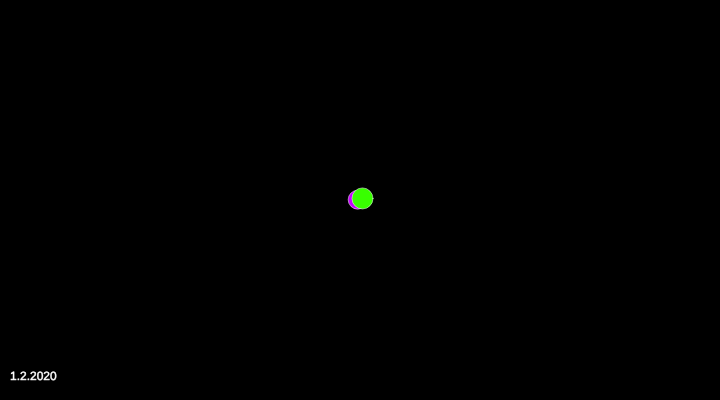
Frame 1 (no input)
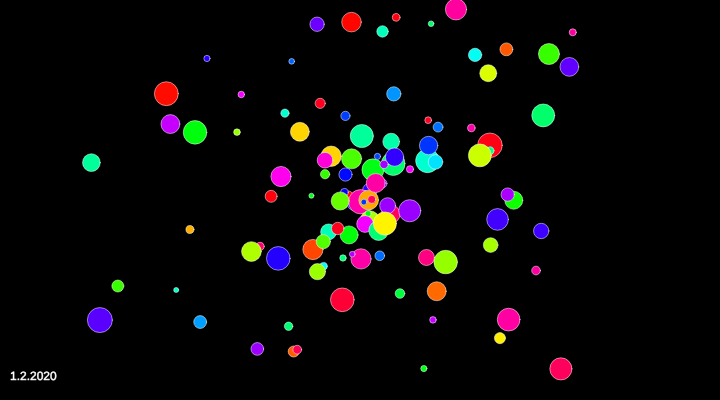
Frame 60 (no input)
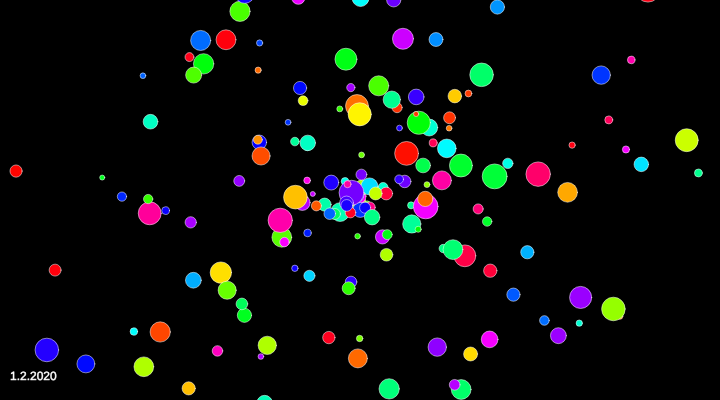
Frame 120 (the mouse pressed at the canvas centre since frame 60)

The p5.js sketch that drew these frames (run headless with seeded random() and noise() and a simulated clock; from frame 60 on, the mouse is pressed at the canvas centre):

// p5.js sketch
// ── sketch.js
//Based off the particle system example on p5.js

let system;

function setup() {
  createCanvas(720, 400);
  system = new ParticleSystem(createVector(width/2, height/2));
  colorMode(HSB);
}

function draw() {
  background(0);
  system.addParticle();
  system.addParticle();
  system.run();
  fill(255);
  text("1.2.2020", 10, height - 20);
}

// A simple Particle class
let Particle = function(position) {
  this.acceleration = createVector(random(-0.05, 0.05), random(-0.05, 0.05));
  this.velocity = createVector(random(-5, 5), random(-5, 5));
  this.position = position.copy();
  this.lifespan = 255;
  this.size = random(5, 25);
  this.hue = random(360);
};

Particle.prototype.run = function() {
  this.update();
  this.display();
};

// Method to update position
Particle.prototype.update = function(){
  this.velocity.add(this.acceleration);
  this.position.add(this.velocity);
  this.lifespan -= 2;
};

// Method to display
Particle.prototype.display = function() {
  stroke(360, 0, 360, this.lifespan);
  strokeWeight(0.5);
  fill(this.hue, 100, 100, this.lifespan);
  ellipse(this.position.x, this.position.y, this.size, this.size);
};

// Is the particle still useful?
Particle.prototype.isDead = function(){
  return this.lifespan < 0;
};

let ParticleSystem = function(position) {
  this.origin = position.copy();
  this.particles = [];
};

ParticleSystem.prototype.addParticle = function() {
  this.particles.push(new Particle(this.origin));
};

ParticleSystem.prototype.run = function() {
  for (let i = this.particles.length-1; i >= 0; i--) {
    let p = this.particles[i];
    p.run();
    if (p.isDead()) {
      this.particles.splice(i, 1); //gets rid of dead particles 
    }
  }
};
